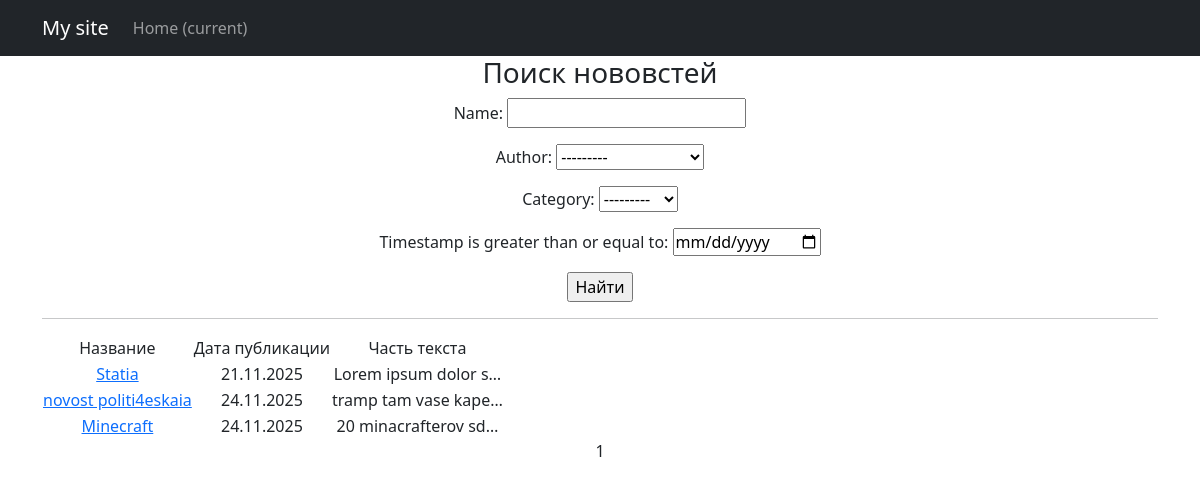
Before: /posts/search/ with the older database file.
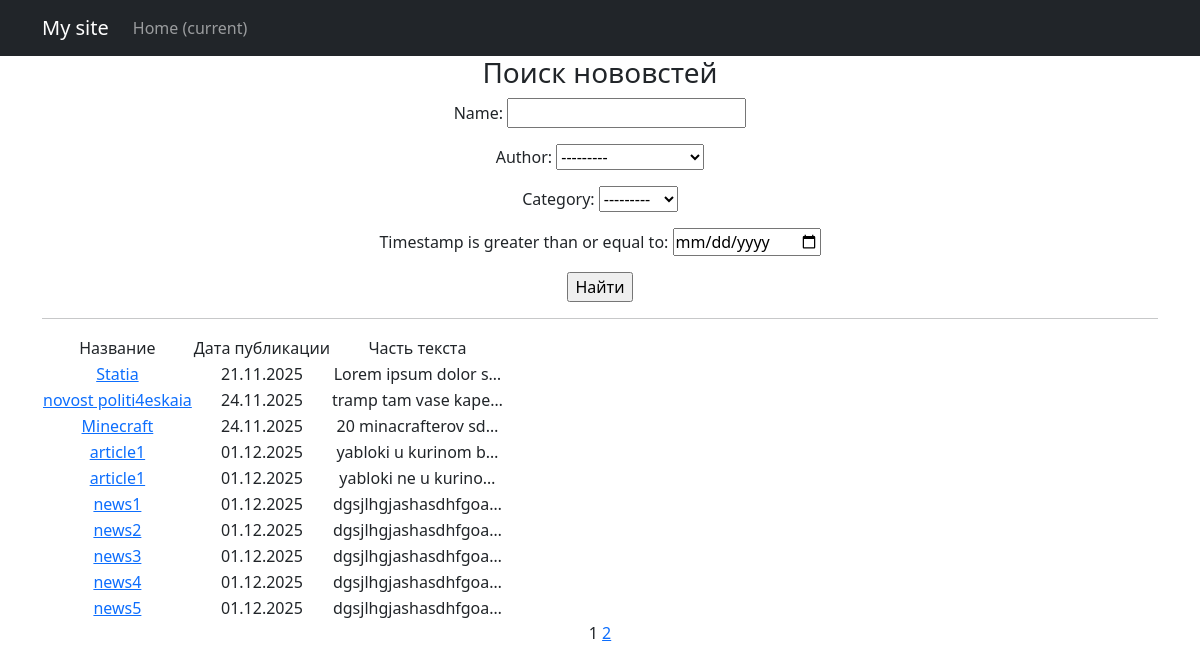
After: the same page with the newer database file.
### news/models.py (models this page shows, shortened)
class Category(models.Model):
    name = models.CharField(max_length=100, unique=True)
    def __str__(self):
        return self.name.title()

class Post(models.Model):
    article = "AR"
    text = "NW"
    TYPES = [
        (article, "статья"),
        (text, "новость")
    ]
    author = models.ForeignKey(Author, on_delete=models.CASCADE)
    type = models.CharField(max_length = 2, choices = TYPES)
    timestamp = models.DateTimeField(auto_now_add=True)
    category = models.ForeignKey(to='Category',on_delete=models.CASCADE,related_name='posts')
    name = models.CharField(max_length=100)
    content = models.TextField()
    rating = models.IntegerField(default=0)
    class Meta:
        ordering = ['timestamp']

### news/views.py (the view)
# urls.py: path('search/', PostSearch.as_view(), name='post_search'),
class PostSearch(ListView):
    model = Post
    template_name = 'search.html'
    context_object_name = 'posts'
    paginate_by = 10
    def get_queryset(self):
        queryset = super().get_queryset()
        self.filterset = NewsFilter(self.request.GET, queryset)
        return self.filterset.qs
    def get_context_data(self, **kwargs):
        context = super().get_context_data(**kwargs)
        context['filterset'] = self.filterset
        return context

### news/templatetags/custom_tags.py (called while the page is built)
@register.simple_tag(takes_context=True)
def url_replace(context, **kwargs):
    d = context['request'].GET.copy()
    for k, v in kwargs.items():
        d[k] = v
    return d.urlencode()

### templates/search.html (shortened to what this page needs)
{% extends 'flatpages/default.html' %}
{% load custom_tags %}
{% block defcontent %}
<h3>Поиск нововстей</h3>
<form action="" method="get">
    {{ filterset.form.as_p }}
    <input type="submit" value="Найти" />
</form>
<hr>
{% if posts %}
    <table>
           <tr>
               <td>Название</td>
               <td>Дата публикации</td>
               <td>Часть текста</td>
           </tr>
           {% for post in posts %}
           <tr>
               <td><a href="/posts/news/{{ post.id }}">{{ post.name }}</a></td>
               <td>{{ post.timestamp|date:"d.m.Y" }}</td>
               <td>{{ post.content|truncatechars:20 }}</td>
           </tr>
           {% endfor %}
    </table>
{% else %}
    <h2>Новостей нет!</h2>
{% endif %}
   {{ page_obj.number }}
   {% if page_obj.has_next %}
       <a href="?{% url_replace page=page_obj.next_page_number %}">{{ page_obj.next_page_number }}</a>
   {% endif %}
{% endblock defcontent %}

### templates/flatpages/default.html (shortened to what this page needs)
<!DOCTYPE html>
<html lang="en">
    <head>
        {% load static %}
        <link href="{% static 'css/styles.css' %}" rel="stylesheet" />
    </head>
    <body>
        <nav class="navbar navbar-expand-lg navbar-dark bg-dark static-top">
            <div class="container">
                <a class="navbar-brand" href="#">My site</a>
                <div class="collapse navbar-collapse" id="navbarResponsive">
                    <ul class="navbar-nav ml-auto">
                        <li class="nav-item active">
                            <a class="nav-link" href="/">Home
                                <span class="sr-only">(current)</span>
                            </a>
                        </li>
                    </ul>
                </div>
            </div>
        </nav>
        <div class="container">
            <div class="row">
                <div class="col-lg-12 text-center">
                    {% block defcontent %}
                    {% endblock defcontent %}
                </div>
            </div>
        </div>
    </body>
</html>

Changed rows visible on the page:
added Post: name "article1", timestamp "01.12.2025", content "yabloki u kurinom b…"
added Post: name "article1", timestamp "01.12.2025", content "yabloki ne u kurino…"
added Post: name "news1", timestamp "01.12.2025", content "dgsjlhgjashasdhfgoa…"
added Post: name "news2", timestamp "01.12.2025", content "dgsjlhgjashasdhfgoa…"
added Post: name "news3", timestamp "01.12.2025", content "dgsjlhgjashasdhfgoa…"
added Post: name "news4", timestamp "01.12.2025", content "dgsjlhgjashasdhfgoa…"
added Post: name "news5", timestamp "01.12.2025", content "dgsjlhgjashasdhfgoa…"
Other visible differences:
{{ page_obj.next_page_number }}: (not shown) → "2"
